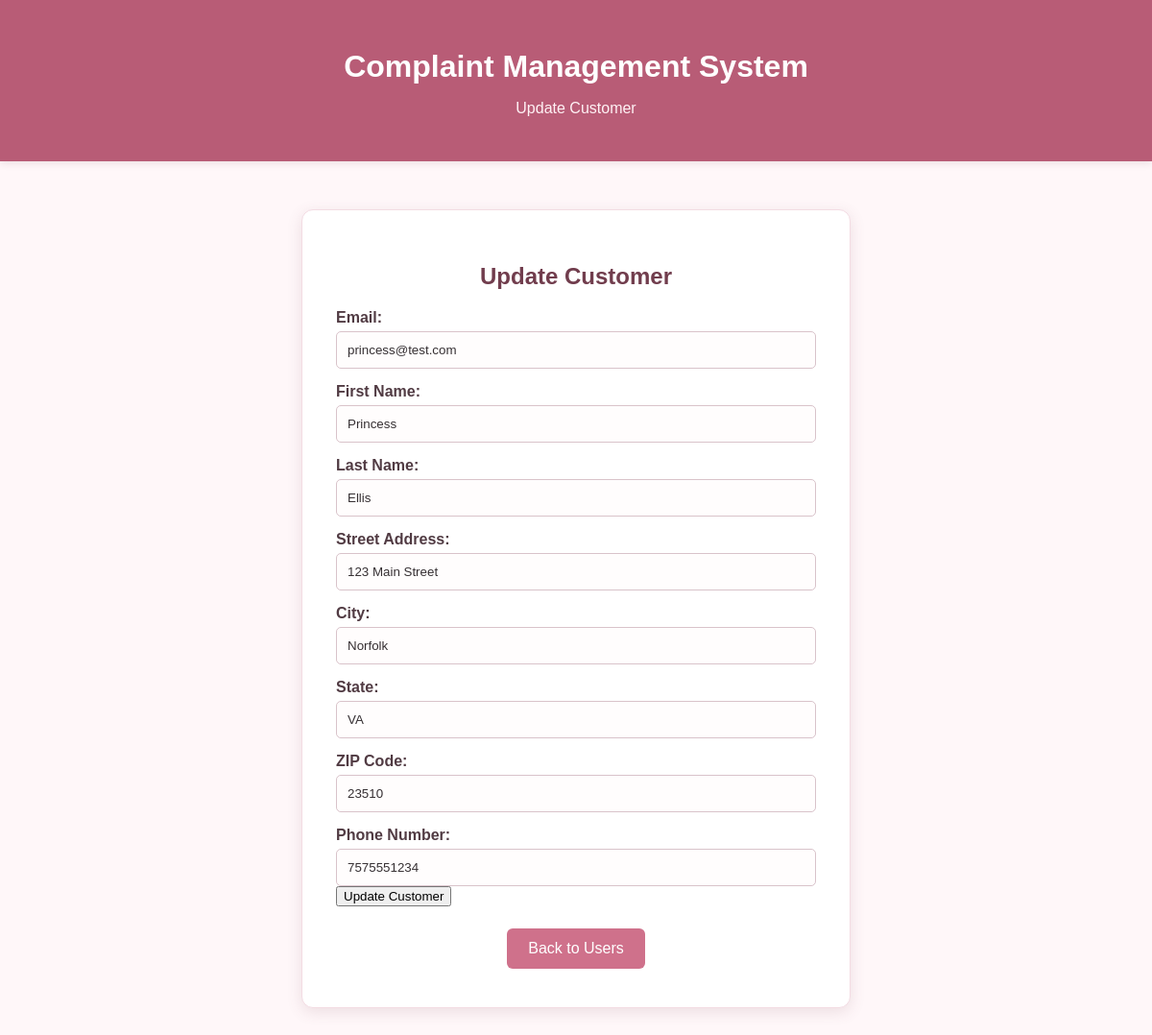
Screenshot of /view/admin_customer.php?id=2 (signed in) with the database file from the repository.
### tables this page shows
CREATE TABLE `customers` (
  `CustomerID` int(11) NOT NULL,
  `Email` varchar(100) NOT NULL,
  `FirstName` varchar(50) NOT NULL,
  `LastName` varchar(50) NOT NULL,
  `StreetAddress` varchar(100) NOT NULL,
  `City` varchar(50) NOT NULL,
  `State` char(2) NOT NULL,
  `ZipCode` varchar(10) NOT NULL,
  `PhoneNumber` varchar(20) NOT NULL,
  `Password` varchar(255) NOT NULL,
  `DateCreated` datetime NOT NULL DEFAULT current_timestamp()
);

### model/customer_db.php (called while the page is built, shortened)
<?php
require_once __DIR__ . '/customer.php';
class CustomerDB
{
    public static function getCustomer($customerId)
    {
        $db = new Database();
        $connection = $db->getConnection();
        $query = "SELECT * FROM customers
                  WHERE CustomerID = ?";
        $stmt = mysqli_prepare($connection, $query);
        mysqli_stmt_bind_param(
            $stmt,
            "i",
            $customerId
        );
        mysqli_stmt_execute($stmt);
        $result = mysqli_stmt_get_result($stmt);
        $row = mysqli_fetch_assoc($result);
        if ($row) {
            return self::makeCustomer($row);
        }
        return null;
    }
    private static function makeCustomer($row)
    {
        return new Customer(
            $row['CustomerID'],
            $row['Email'],
            $row['FirstName'],
            $row['LastName'],
            $row['StreetAddress'],
            $row['City'],
            $row['State'],
            $row['ZipCode'],
            $row['PhoneNumber'],
            $row['Password']
        );
    }
}
?>

### model/customer.php (called while the page is built, shortened)
<?php
class Customer
{
    private $email;
    private $firstName;
    private $lastName;
    private $streetAddress;
    private $city;
    private $state;
    private $zipCode;
    private $phoneNumber;
    public function __construct(
        $customerId = null,
        $email = "",
        $firstName = "",
        $lastName = "",
        $streetAddress = "",
        $city = "",
        $state = "",
        $zipCode = "",
        $phoneNumber = "",
        $password = ""
    ) {
        $this->email = $email;
        $this->firstName = $firstName;
        $this->lastName = $lastName;
        $this->streetAddress = $streetAddress;
        $this->city = $city;
        $this->state = $state;
        $this->zipCode = $zipCode;
        $this->phoneNumber = $phoneNumber;
    }
    public function getEmail()
    {
        return $this->email;
    }
    public function getFirstName()
    {
        return $this->firstName;
    }
    public function getLastName()
    {
        return $this->lastName;
    }
    public function getStreetAddress()
    {
        return $this->streetAddress;
    }
    public function getCity()
    {
        return $this->city;
    }
    public function getState()
    {
        return $this->state;
    }
    public function getZipCode()
    {
        return $this->zipCode;
    }
    public function getPhoneNumber()
    {
        return $this->phoneNumber;
    }
}

### view/admin_customer.php (the view, shortened to what this page needs)
<?php
require_once __DIR__ . '/../model/customer_db.php';
$customerId = (int) ($_GET['id'] ?? 0);
$customer = CustomerDB::getCustomer($customerId);
?>
<!DOCTYPE html>
<html lang="en">
<head>
    <link rel="stylesheet" href="../css/styles.css">
</head>
<body>
<header>
    <h1>Complaint Management System</h1>
    <p>Update Customer</p>
</header>
<main>
<section class="card">
    <h2>Update Customer</h2>
    <form
        action="../controller/admin_customer_controller.php"
        method="post"
    >
        <label for="email">
            Email:
        </label>
        <input
            type="email"
            id="email"
            name="email"
            maxlength="100"
            value="<?php
            echo htmlspecialchars(
                $customer->getEmail()
            );
            ?>"
            required
        >
        <label for="first_name">
            First Name:
        </label>
        <input
            type="text"
            id="first_name"
            name="first_name"
            maxlength="50"
            value="<?php
            echo htmlspecialchars(
                $customer->getFirstName()
            );
            ?>"
            required
        >
        <label for="last_name">
            Last Name:
        </label>
        <input
            type="text"
            id="last_name"
            name="last_name"
            maxlength="50"
            value="<?php
            echo htmlspecialchars(
                $customer->getLastName()
            );
            ?>"
            required
        >
        <label for="street_address">
            Street Address:
        </label>
        <input
            type="text"
            id="street_address"
            name="street_address"
            maxlength="100"
            value="<?php
            echo htmlspecialchars(
                $customer->getStreetAddress()
            );
            ?>"
            required
        >
        <label for="city">
            City:
        </label>
        <input
            type="text"
            id="city"
            name="city"
            maxlength="50"
            value="<?php
            echo htmlspecialchars(
                $customer->getCity()
            );
            ?>"
            required
        >
        <label for="state">
            State:
        </label>
        <input
            type="text"
            id="state"
            name="state"
            minlength="2"
            maxlength="2"
            value="<?php
            echo htmlspecialchars(
                $customer->getState()
            );
            ?>"
            required
        >
        <label for="zip_code">
            ZIP Code:
        </label>
        <input
            type="text"
            id="zip_code"
            name="zip_code"
            maxlength="10"
            placeholder="12345 or 12345-6789"
            value="<?php
            echo htmlspecialchars(
                $customer->getZipCode()
            );
            ?>"
            required
        >
        <label for="phone_number">
            Phone Number:
        </label>
        <input
            type="text"
            id="phone_number"
            name="phone_number"
            maxlength="20"
            placeholder="555-555-5555"
            value="<?php
            echo htmlspecialchars(
                $customer->getPhoneNumber()
            );
            ?>"
            required
        >
        <button type="submit">
            Update Customer
        </button>
    </form>
    <br>
    <a
        href="admin_users.php"
        class="button"
    >
        Back to Users
    </a>
</section>
</main>
</body>
</html>

### css/styles.css (style rules this page uses)
body { margin: 0; font-family: Arial, sans-serif; background-color: #fff7f9; color: #352f32; }
header { background-color: #b85c76; color: white; text-align: center; padding: 30px; box-shadow: 0 2px 8px rgba(90, 45, 60, 0.12); }
header h1 { margin-bottom: 5px; }
header p { color: #fff2f5; }
main { display: flex; justify-content: center; padding: 50px 20px; }
.card { background-color: white; padding: 35px; width: 500px; border-radius: 12px; box-shadow: 0 4px 16px rgba(120, 70, 85, 0.14); text-align: center; border: 1px solid #f3dce3; }
.card h2 { color: #713d4d; }
.button { display: inline-block; padding: 12px 22px; margin: 5px; background-color: #cf718b; color: white; text-decoration: none; border-radius: 6px; border: none; transition: background-color 0.2s ease; }
form { text-align: left; }
label { display: block; margin-top: 15px; font-weight: bold; color: #513b43; }
input, select, textarea { width: 100%; padding: 11px; margin-top: 5px; box-sizing: border-box; border: 1px solid #d9c3ca; border-radius: 5px; background-color: #fffdfd; color: #352f32; }

### rows the page displays
customers: email "princess@test.com", first_name "Princess", last_name "Ellis", street_address "123 Main Street", city "Norfolk", state "VA", zip_code "23510", phone_number "7575551234"
